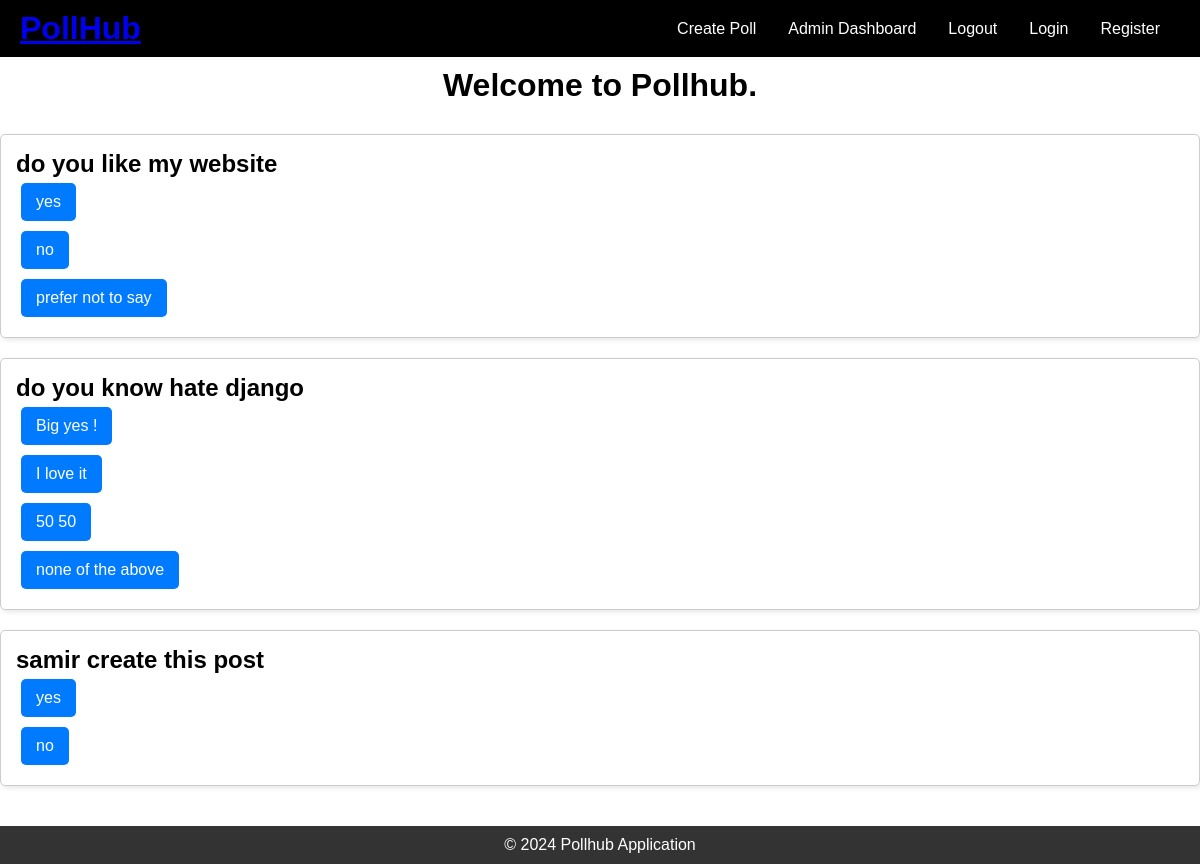
The page / on the database its author committed.
### poll/models.py (models this page shows, shortened)
class Poll(models.Model):
    creater = models.ForeignKey(User, on_delete=models.CASCADE)
    question = models.TextField(max_length=500)
    option_1 = models.CharField(max_length=100)
    option_2 = models.CharField(max_length=100)
    option_3 = models.CharField(max_length=100, null=True, blank=True)
    option_4 = models.CharField(max_length=100, null=True, blank=True)
    vote_count_opt1 = models.IntegerField(default=0)
    vote_count_opt2 = models.IntegerField(default=0)
    vote_count_opt3 = models.IntegerField(default=0)
    vote_count_opt4 = models.IntegerField(default=0)
    total_vote_count = models.IntegerField(default=0)
    created_at = models.DateField(auto_now_add=True)

### poll/views.py (the view)
# urls.py: path('',views.index),
def index(request):
   polls=Poll.objects.all()
   context={"polls":polls}
   if request.user.is_authenticated:
      votes=Vote.objects.filter(user=request.user)
      context["user"]=request.user
      context["votes"]=votes
   return render(request,"index.html",context=context)

### poll/templates/index.html (shortened to what this page needs)
{% extends 'layout.html' %}
{% block content %}
<h1 class="center">Welcome to Pollhub.</h1>
<div class="polls">
  <div class="poll">
    {% for poll in polls %}
    <div class="poll-item">
      <h2>{{ poll.question }}</h2>
      <form method="POST" action="{% url 'vote' poll.id %}">
        <button type="submit" class="vote-button" name="option" value="1">
          {{ poll.option_1 }}
        </button>
      </form>
      <form method="POST" action="{% url 'vote' poll.id %}">
        <button type="submit" class="vote-button" name="option" value="2">
          {{ poll.option_2 }}
        </button>
      </form>
      {% if poll.option_3 %}
      <form method="POST" action="{% url 'vote' poll.id %}">
        <button type="submit" class="vote-button" name="option" value="3">
          {{ poll.option_3 }}
        </button>
      </form>
      {% endif %}
      {% if poll.option_4 %}
      <form method="POST" action="{% url 'vote' poll.id %}">
        <button type="submit" class="vote-button" name="option" value="4">
          {{ poll.option_4 }}
        </button>
      </form>
      {% endif %}
    </div>
    {% endfor %}
  </div>
</div>
{% endblock %}

### static/css/index.css (style rules this page uses)
* { margin: 0; padding: 0; box-sizing: border-box; }
body { font-family: Arial, sans-serif; margin: 0; display: flex; flex-direction: column; min-height: 100vh; padding: 0; }

### poll/templates/index.html (style rules this page uses)
.center { padding: 10px 8px; text-align: center; }
.poll-item { margin: 20px 0; border: 1px solid #ccc; border-radius: 5px; padding: 15px; box-shadow: 2px 2px 5px rgba(0, 0, 0, 0.1); transition: background-color 0.3s ease; }
.vote-button { margin: 5px; padding: 10px 15px; border: none; border-radius: 5px; background-color: #007bff; color: white; cursor: pointer; font-size: 16px; transition: background-color 0.3s ease; }

### rows shown on the page
Poll: question "do you like my website", option_1 "yes", option_2 "no", option_3 "prefer not to say"
Poll: question "do you know hate django", option_1 "Big yes !", option_2 "I love it", option_3 "50 50", option_4 "none of the above"
Poll: question "samir create this post", option_1 "yes", option_2 "no"
